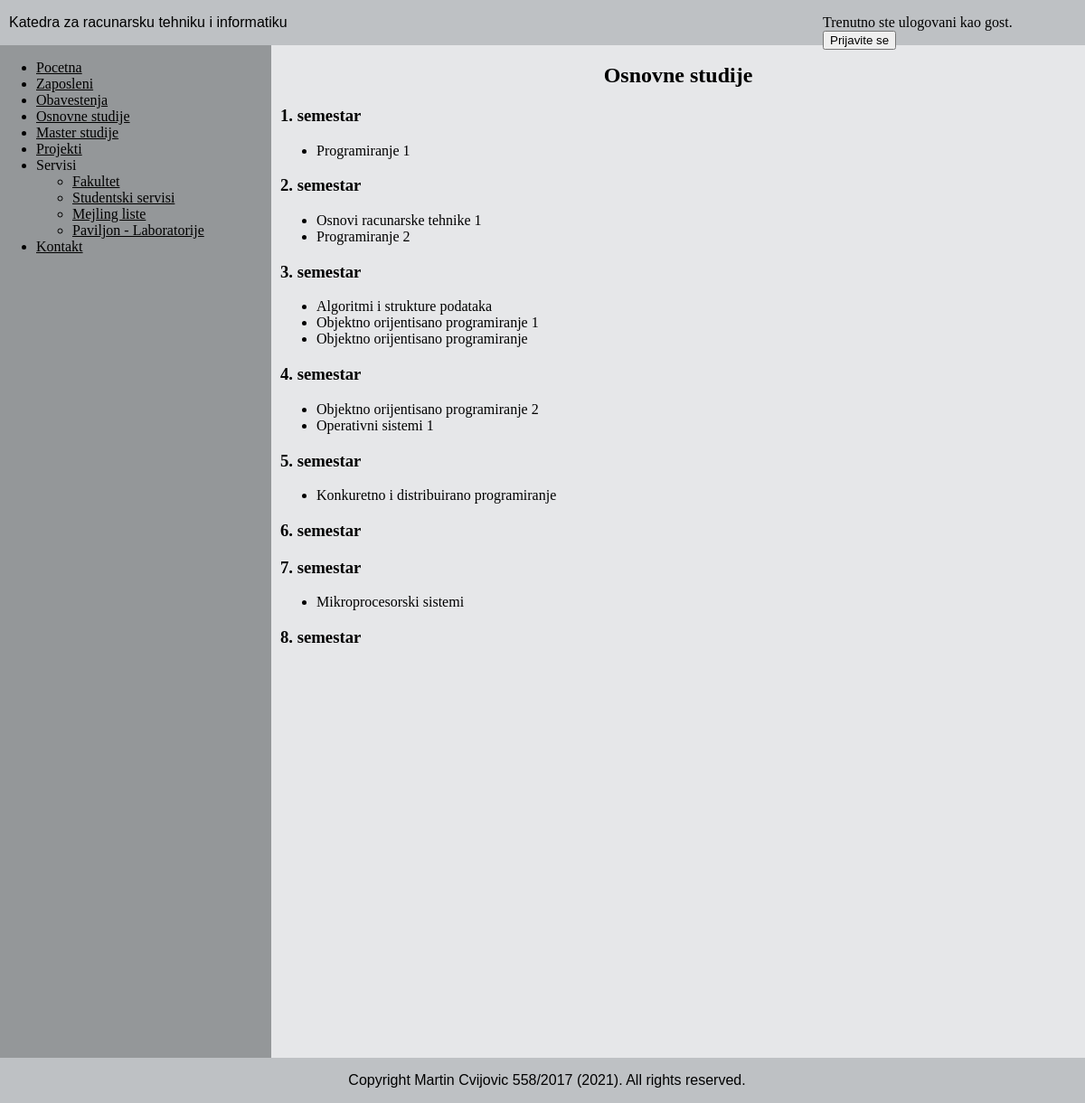
The page /osnovnestudije.php on the database its author committed.
### tables this page shows
CREATE TABLE `nastavni_plan` (
  `sifra_predmet` varchar(100) NOT NULL,
  `id_odseka` int(11) NOT NULL,
  `godina_studija` int(11) NOT NULL,
  `semestar` int(11) NOT NULL
);

CREATE TABLE `predmet` (
  `sifra_predmet` varchar(100) NOT NULL,
  `naziv` varchar(100) NOT NULL,
  `fond_casova` int(11) NOT NULL,
  `broj_ESPB` int(11) NOT NULL,
  `cilj_predmeta` text NOT NULL,
  `ishod_predmeta` text NOT NULL,
  `komentar` text NOT NULL,
  `aktivan` tinyint(1) NOT NULL,
  `tip_predmeta` varchar(100) NOT NULL
);

### config.php (called while the page is built, shortened)
<?php
    $ID_RTI = 2;
?>

### osnovnestudije.php (the view, shortened to what this page needs)
<html>
    <head>
        <link rel="stylesheet" type="text/css" href="nomargin-style.css">
        <link rel="stylesheet" type="text/css" href="content-style.css">
    </head>
    <body>
        <?php
            require("header.php");
            require("sidemenu.php");
        ?>
        <div id="content">
            <h2 style='text-align: center'><b>Osnovne studije</b></h2>
            <?php
                $handle = dbConnect();
                for ($i = 1; $i <= 8; $i ++)
                {
                    echo "<h3><b>".$i.". semestar</b></h3>";
                    require("config.php");
                    $result = mysqli_query($handle, "select * from nastavni_plan where semestar=".$i." and id_odseka=".$ID_RTI);
                    if ($result !== false && mysqli_num_rows($result) > 0)
                    {
                        echo "<ul>";
                        while ($row = mysqli_fetch_assoc($result))
                        {
                            $result_predmet = mysqli_query($handle, "select * from predmet where sifra_predmet='".$row['sifra_predmet']."'");
                            $info_predmet = mysqli_fetch_assoc($result_predmet);
                            if (isset($_SESSION['email']) && strcmp($_SESSION['tip'], "student") !== 0)
                            {
                                echo "<li><a href='predmet.php?sifra=".$info_predmet['sifra_predmet']."'>".$info_predmet['naziv']."</a></li>";
                            }
                            else
                            {
                                echo "<li>".$info_predmet['naziv']."</li>";
                            }
                        }
                        echo "</ul>";
                    }
                }
            ?>
        </div>
        <?php
            require("footer.php");
        ?>
    </body>
</html>

### nomargin-style.css (style rules this page uses)
body { margin: 0 auto; padding: 0; }

### content-style.css (style rules this page uses)
#content { background-color: rgb(230, 231, 233); padding-left: 310px; padding-top: 50px; padding-right: 10px; }
body { background-color: rgb(230, 231, 233); }

### rows shown on the page
nastavni_plan: sifra_predmet.naziv "Programiranje 1"
nastavni_plan: sifra_predmet.naziv "Osnovi racunarske tehnike 1"
nastavni_plan: sifra_predmet.naziv "Programiranje 2"
nastavni_plan: sifra_predmet.naziv "Algoritmi i strukture podataka"
nastavni_plan: sifra_predmet.naziv "Objektno orijentisano programiranje 1"
nastavni_plan: sifra_predmet.naziv "Objektno orijentisano programiranje"
nastavni_plan: sifra_predmet.naziv "Objektno orijentisano programiranje 2"
nastavni_plan: sifra_predmet.naziv "Operativni sistemi 1"
nastavni_plan: sifra_predmet.naziv "Konkuretno i distribuirano programiranje"
nastavni_plan: sifra_predmet.naziv "Mikroprocesorski sistemi"
